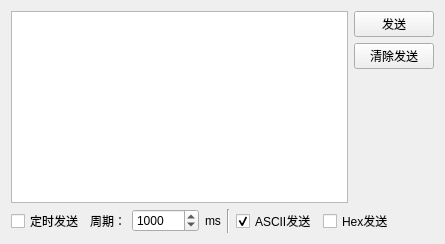
          <widget class="QWidget" name="tab_single">
           <attribute name="title">
            <string>单条发送</string>
           </attribute>
           <layout class="QHBoxLayout" name="horizontalLayout_22">
            <item>
             <layout class="QVBoxLayout" name="verticalLayout_4">
              <item>
               <layout class="QHBoxLayout" name="horizontalLayout_6">
                <item>
                 <widget class="QTextEdit" name="single_send_text">
                  <property name="sizePolicy">
                   <sizepolicy hsizetype="Expanding" vsizetype="Fixed">
                    <horstretch>0</horstretch>
                    <verstretch>0</verstretch>
                   </sizepolicy>
                  </property>
                  <property name="minimumSize">
                   <size>
                    <width>0</width>
                    <height>0</height>
                   </size>
                  </property>
                  <property name="statusTip">
                   <string>单挑消息发送，消息输入框。</string>
                  </property>
                 </widget>
                </item>
                <item>
                 <layout class="QVBoxLayout" name="verticalLayout_3">
                  <item>
                   <widget class="QPushButton" name="single_send_bt">
                    <property name="sizePolicy">
                     <sizepolicy hsizetype="Preferred" vsizetype="Fixed">
                      <horstretch>0</horstretch>
                      <verstretch>0</verstretch>
                     </sizepolicy>
                    </property>
                    <property name="minimumSize">
                     <size>
                      <width>0</width>
                      <height>0</height>
                     </size>
                    </property>
                    <property name="mouseTracking">
                     <bool>false</bool>
                    </property>
                    <property name="statusTip">
                     <string>单条消息发送，发送按钮。点击一次，发送一次。</string>
                    </property>
                    <property name="layoutDirection">
                     <enum>Qt::LeftToRight</enum>
                    </property>
                    <property name="autoFillBackground">
                     <bool>false</bool>
                    </property>
                    <property name="text">
                     <string>发送</string>
                    </property>
                   </widget>
                  </item>
                  <item>
                   <widget class="QPushButton" name="single_send_clear">
                    <property name="sizePolicy">
                     <sizepolicy hsizetype="Preferred" vsizetype="Fixed">
                      <horstretch>1</horstretch>
                      <verstretch>0</verstretch>
                     </sizepolicy>
                    </property>
                    <property name="minimumSize">
                     <size>
                      <width>0</width>
                      <height>0</height>
                     </size>
                    </property>
                    <property name="statusTip">
                     <string>清空单条消息输入框。</string>
                    </property>
                    <property name="text">
                     <string>清除发送</string>
                    </property>
                   </widget>
                  </item>
                  <item>
                   <spacer name="verticalSpacer">
                    <property name="orientation">
                     <enum>Qt::Vertical</enum>
                    </property>
                    <property name="sizeHint" stdset="0">
                     <size>
                      <width>20</width>
                      <height>40</height>
                     </size>
                    </property>
                   </spacer>
                  </item>
                 </layout>
                </item>
               </layout>
              </item>
              <item>
               <layout class="QHBoxLayout" name="horizontalLayout_8">
                <item>
                 <widget class="QCheckBox" name="single_send_timer_enable">
                  <property name="sizePolicy">
                   <sizepolicy hsizetype="Preferred" vsizetype="Fixed">
                    <horstretch>0</horstretch>
                    <verstretch>0</verstretch>
                   </sizepolicy>
                  </property>
                  <property name="statusTip">
                   <string>单条消息，是否启用定时发送。</string>
                  </property>
                  <property name="text">
                   <string>定时发送</string>
                  </property>
                 </widget>
                </item>
                <item>
                 <layout class="QHBoxLayout" name="horizontalLayout_7">
                  <item>
                   <widget class="QLabel" name="label_6">
                    <property name="sizePolicy">
                     <sizepolicy hsizetype="Fixed" vsizetype="Fixed">
                      <horstretch>0</horstretch>
                      <verstretch>0</verstretch>
                     </sizepolicy>
                    </property>
                    <property name="text">
                     <string>周期：</string>
                    </property>
                   </widget>
                  </item>
                  <item>
                   <widget class="QSpinBox" name="single_send__timer_cycle">
                    <property name="sizePolicy">
                     <sizepolicy hsizetype="Preferred" vsizetype="Fixed">
                      <horstretch>0</horstretch>
                      <verstretch>0</verstretch>
                     </sizepolicy>
                    </property>
                    <property name="minimumSize">
                     <size>
                      <width>0</width>
                      <height>0</height>
                     </size>
                    </property>
                    <property name="statusTip">
                     <string>单条消息，定时发送间隔时间，单位ms。</string>
                    </property>
                    <property name="maximum">
                     <number>16777215</number>
                    </property>
                    <property name="value">
                     <number>1000</number>
                    </property>
                   </widget>
                  </item>
                  <item>
                   <widget class="QLabel" name="label_7">
                    <property name="sizePolicy">
                     <sizepolicy hsizetype="Fixed" vsizetype="Fixed">
                      <horstretch>0</horstretch>
                      <verstretch>0</verstretch>
                     </sizepolicy>
                    </property>
                    <property name="text">
                     <string>ms</string>
                    </property>
                   </widget>
                  </item>
                 </layout>
                </item>
                <item>
                 <widget class="Line" name="line">
                  <property name="orientation">
                   <enum>Qt::Vertical</enum>
                  </property>
                 </widget>
                </item>
                <item>
                 <widget class="QCheckBox" name="single_ascii_send">
                  <property name="sizePolicy">
                   <sizepolicy hsizetype="Preferred" vsizetype="Fixed">
                    <horstretch>0</horstretch>
                    <verstretch>0</verstretch>
                   </sizepolicy>
                  </property>
                  <property name="statusTip">
                   <string>单条消息，以ASCII发送。</string>
                  </property>
                  <property name="text">
                   <string>ASCII发送</string>
                  </property>
                  <property name="checked">
                   <bool>true</bool>
                  </property>
                  <attribute name="buttonGroup">
                   <string notr="true">buttonGroup_2</string>
                  </attribute>
                 </widget>
                </item>
                <item>
                 <widget class="QCheckBox" name="single_hex_send">
                  <property name="sizePolicy">
                   <sizepolicy hsizetype="Preferred" vsizetype="Fixed">
                    <horstretch>0</horstretch>
                    <verstretch>0</verstretch>
                   </sizepolicy>
                  </property>
                  <property name="statusTip">
                   <string>单条消息，以Hex发送。</string>
                  </property>
                  <property name="text">
                   <string>Hex发送</string>
                  </property>
                  <attribute name="buttonGroup">
                   <string notr="true">buttonGroup_2</string>
                  </attribute>
                 </widget>
                </item>
                <item>
                 <spacer name="horizontalSpacer">
                  <property name="orientation">
                   <enum>Qt::Horizontal</enum>
                  </property>
                  <property name="sizeHint" stdset="0">
                   <size>
                    <width>40</width>
                    <height>20</height>
                   </size>
                  </property>
                 </spacer>
                </item>
               </layout>
              </item>
             </layout>
            </item>
           </layout>
          </widget>
